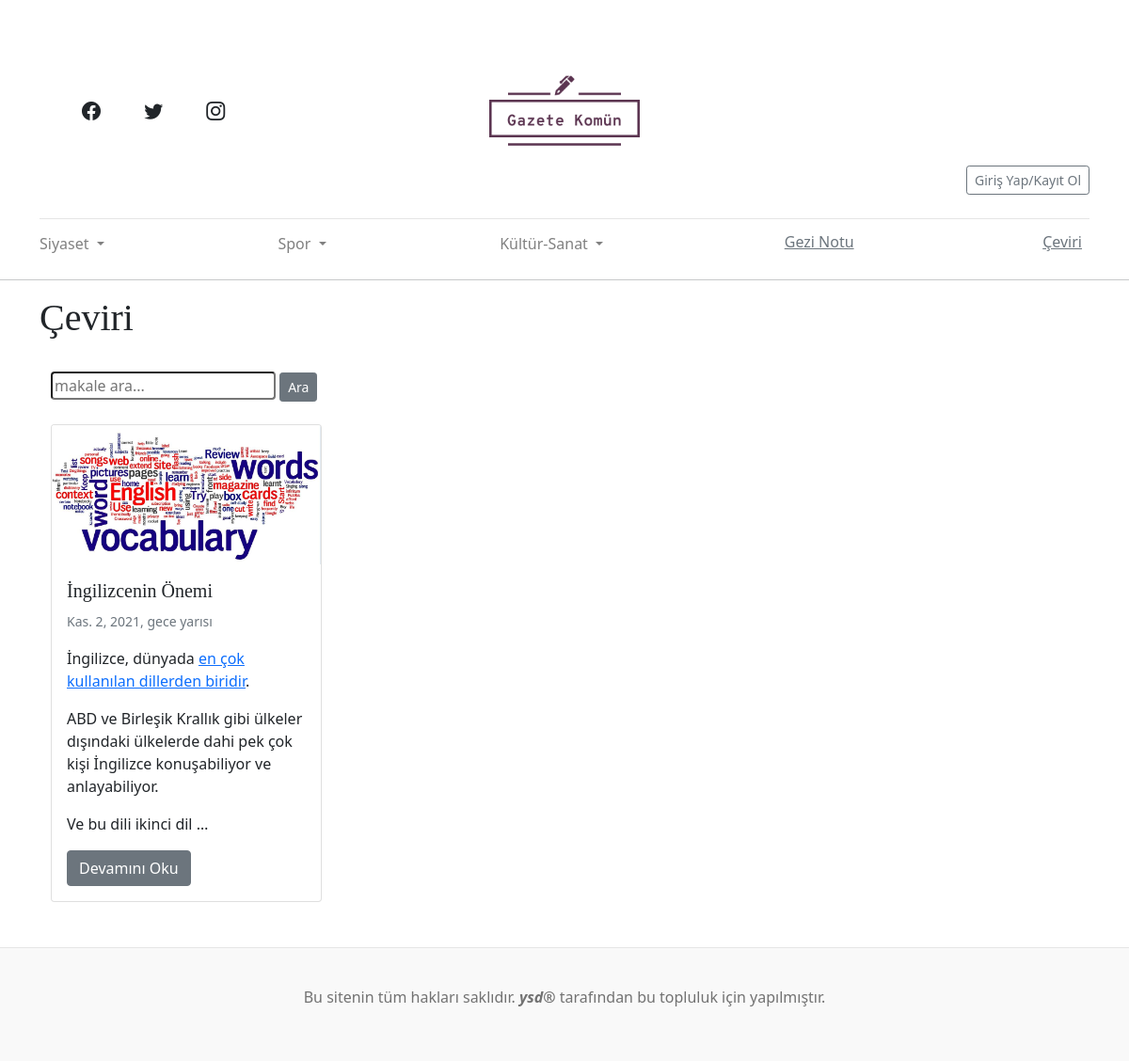
Page /ceviri/ on the committed database.
### article/models.py (models this page shows, shortened)
class Article(models.Model):
    author = models.ForeignKey("auth.User", on_delete= models.CASCADE,verbose_name="Author")
    title = models.CharField(max_length= 50,verbose_name="Başlık")
    content = RichTextField(verbose_name = "İçerik")
    created_date = models.DateTimeField(auto_now_add= True,verbose_name="Creadet Date")
    article_image = models.FileField(blank=True,null=True,verbose_name="Makale Fotoğrafı")
    article_category = models.CharField(
        max_length=20,
        choices=ARTICLE_CATEGORY,
        default="Siyaset-Yazı",
        verbose_name="Makale Türü"
    )
    is_superarticle = models.BooleanField(verbose_name="Haftanın İçeriği Yap",default=0)
    class Meta:
        ordering = ['-created_date']

### article/views.py (the view)
# urls.py: path('ceviri/',views.ceviri,name = "ceviri"),
def ceviri(request):
    keyword = request.GET.get("keyword")
    if keyword:
        articles = Article.objects.filter(title__contains=keyword)
        return render(request,"çeviri.html",{"articles" : articles})
    articles = Article.objects.filter(article_category = "Çeviri")
    context = {
        "articles" : articles
    }
    return render(request,"çeviri.html",context)

### article/templates/çeviri.html (shortened to what this page needs)
{% extends "layout.html" %}
{% block body %}
<div class = "container">
<h1>Çeviri</h1>
<hr style = "background-color: white">
<div class="container">
<form>
<input type="text" name = "keyword" class = "input-sm rounded" placeholder = "makale ara...">
<button type = "sumbit" class ="btn btn-secondary btn-sm">Ara</button>
</form>
<br>
  {% if articles %}
    <div class="row">
  {% for article in articles  %}
  <div class="col">
  <div class="card text-dark" style="width: 18rem;">
  {% if article.article_image %}
  <img class="card-img-top" src="{{article.article_image.url}}" alt="Card image cap">
  {% endif %}
  <div class="card-body">
    <h5 class="card-title">{{article.title}}</h5>
    <p class="card-text"><small class="text-muted">{{article.created_date}}</small></p>
    <p class="card-text">{{article.content|safe|truncatewords:30}}</p>
    <a href="{% url 'article:detail' article.id %}" class="btn btn-secondary">Devamını Oku</a>
  </div>
</div>
<br>
  </div>
  {% endfor %}
  </div>
  {% else %}
  <div class = "alert alert-warning">Makale Bulunamadı!</div>
  {% endif %}
</div>
</div>
{% endblock body %}

### static/css/main.css (style rules this page uses)
h1, h2, h3, h4, h5, h6 { font-family: "Playfair Display", Georgia, "Times New Roman", serif; }

### rows in the picture
Article: article_image (picture), title "İngilizcenin Önemi", created_date "Kas. 2, 2021, gece yarısı", content "İngilizce, dünyada en çok kullanılan dillerden biridir . ABD ve Birleşik Krallık gibi ülkeler dışındaki ülkelerde dahi pek çok kişi İngilizce konuşabiliyor ve anlayabiliyor. Ve bu dili ikinci dil …"
